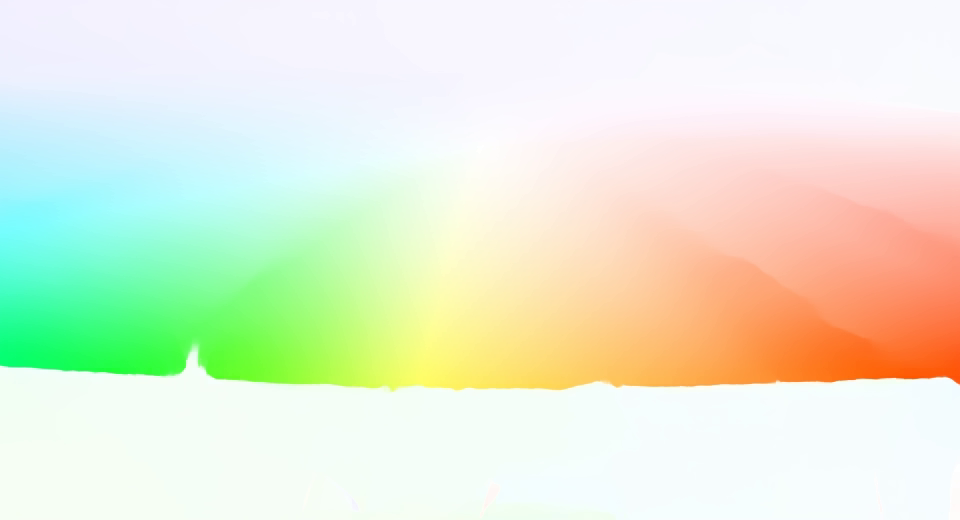
#> input picture frame 4 of Module_6/RAFT video/RAFT.avi, 960 x 520 px, given in place of trm.169.008.avi, which was not available
$ python fast_detector.py
#> lines starting #> are read from the running program, lines starting #| are printed output that depends on the picture; pictures that were not available may be replaced by others from this repository, and a replacement may not be noted

import cv2 as cv


cap = cv.VideoCapture("./data/city/trm.169.008.avi")
res = True
while res:
    res, im = cap.read()
#> im is the input picture: shape (520, 960, 3); mean B, G, R 213.1, 236.9, 229.3
    if res is False:
        break
    image = cv.cvtColor(im, cv.IMREAD_GRAYSCALE)
    image = cv.resize(image,[540, 480])
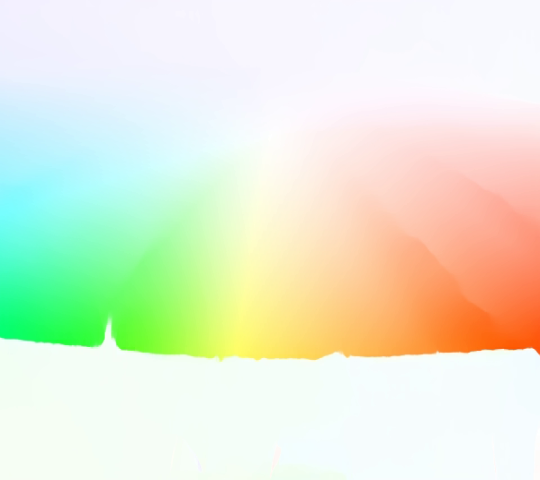
#> image: shape (480, 540, 4); mean B, G, R, A 213.1, 236.9, 229.3, 255
    fast = cv.FastFeatureDetector_create()
    # find and draw the keypoints
    kp = fast.detect(image,None)
#> kp = 34 keypoints; strongest (x, y, size): (532, 348, 7), (347, 356, 7), (122, 349, 7), (437, 351, 7)
    img2 = cv.drawKeypoints(image, kp, None, color=(255,0,255))
    # Print all default params
    cv.putText(img2, "Threshold: {}".format(fast.getThreshold()), (10, 100),
               cv.FONT_HERSHEY_SIMPLEX, 1.0, (0,0,255), 1, cv.LINE_AA)
    cv.putText(img2,  "nonmaxSuppression:{}".format(fast.getNonmaxSuppression()),(10, 200),
               cv.FONT_HERSHEY_SIMPLEX, 1.0, (0,0,255), 1, cv.LINE_AA )
    cv.putText(img2,  "neighborhood: {}".format(fast.getType()),(10, 300),
               cv.FONT_HERSHEY_SIMPLEX, 1.0, (0,0,255), 1, cv.LINE_AA )
    cv.putText(img2,  "Total Keypoints: {}".format(len(kp)),(10, 400),
               cv.FONT_HERSHEY_SIMPLEX, 1.0, (0,0,255), 1, cv.LINE_AA )
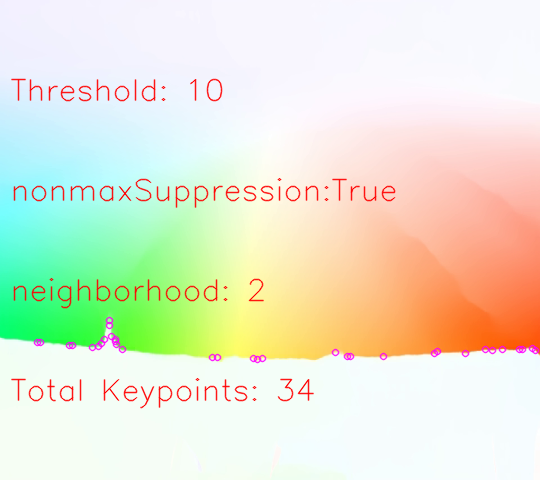
#> img2: shape (480, 540, 4); mean B, G, R, A 210.6, 233.1, 230, 251.1
    # Disable nonmaxSuppression
    fast.setNonmaxSuppression(0)
    kp = fast.detect(image, None)
#> kp = 104 keypoints; strongest (x, y, size): (109, 318, 7), (110, 318, 7), (109, 319, 7), (110, 319, 7)
    img3 = cv.drawKeypoints(image, kp, None, color=(255,0,0))
    cv.putText(img3, "Total Keypoints: {}".format(len(kp)), (10, 100),
               cv.FONT_HERSHEY_SIMPLEX, 1.0, (0,0,255), 1, cv.LINE_AA)
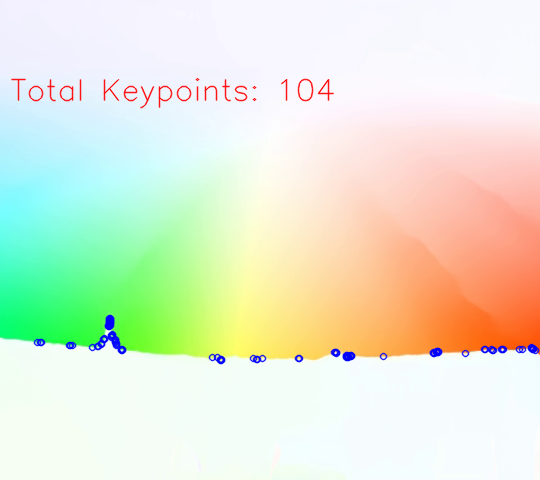
#> img3: shape (480, 540, 4); mean B, G, R, A 212.7, 235, 228.3, 252.9
    img4 = cv.hconcat((img2, img3))
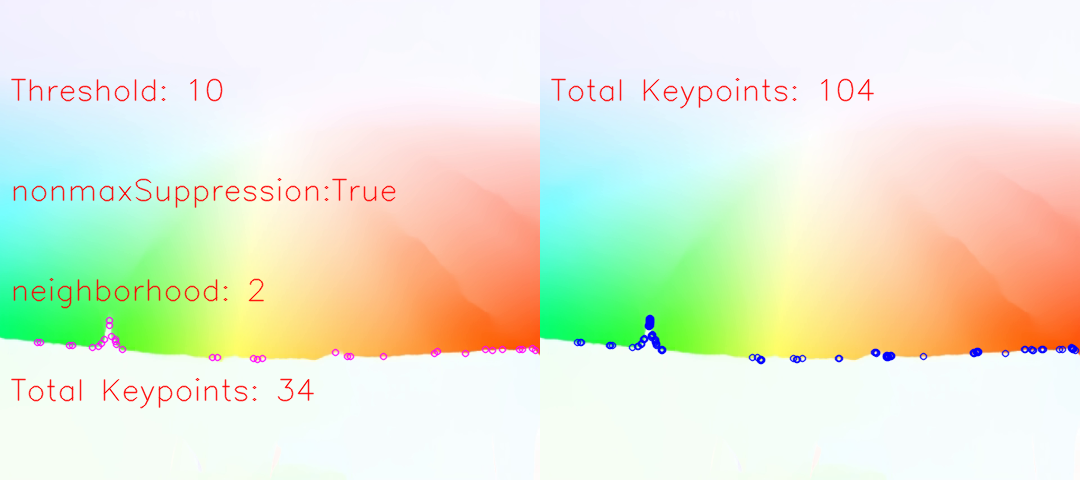
#> img4: shape (480, 1080, 4); mean B, G, R, A 211.6, 234, 229.2, 252
    cv.imshow("fast", img4)
    key = cv.waitKey(10)
#> (key q is pressed here)
    if key == ord("q"):
        break
cv.destroyAllWindows()

$ run again, starting later in the video
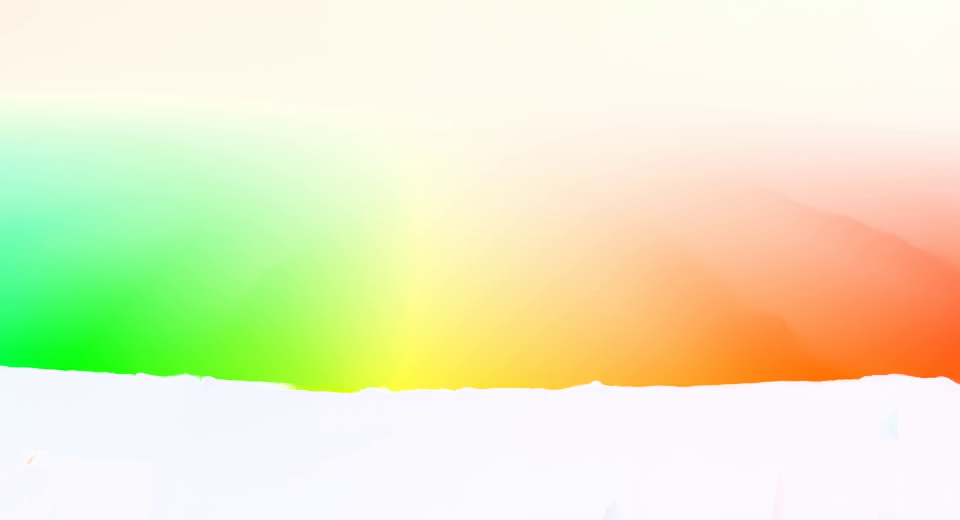
#> input picture frame 21 of Module_6/RAFT video/RAFT.avi, 960 x 520 px, given in place of trm.169.008.avi, which was not available
#> im is the input picture: shape (520, 960, 3); mean B, G, R 198.2, 237.2, 234.4
#> `kp = fast.detect(image,None)`: kp = 30 keypoints; strongest (x, y, size): (486, 347, 7), (529, 347, 7), (482, 349, 7), (531, 348, 7)
#> `cv.putText(img2,  "Total Keypoints: {}".format(len(kp)),(10, 400), cv...`:
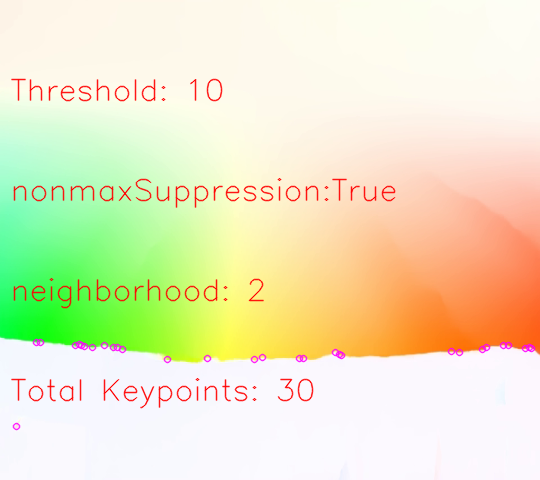
#> img2: shape (480, 540, 4); mean B, G, R, A 196, 233.5, 235, 251.1
#> `kp = fast.detect(image, None)`: kp = 102 keypoints; strongest (x, y, size): (36, 341, 7), (37, 341, 7), (40, 341, 7), (36, 342, 7)
#> `img4 = cv.hconcat((img2, img3))`:
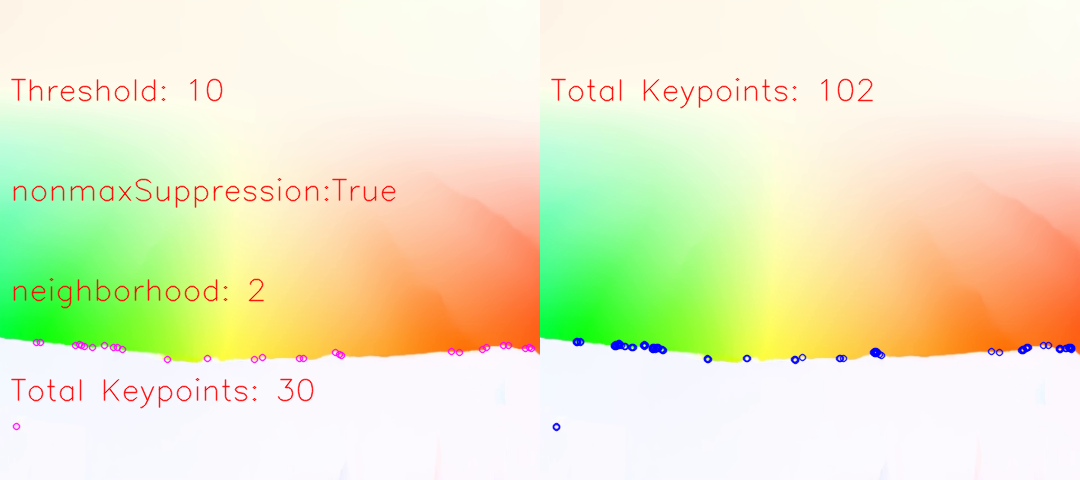
#> img4: shape (480, 1080, 4); mean B, G, R, A 196.9, 234.4, 234.2, 252.1

$ run again, starting later in the video
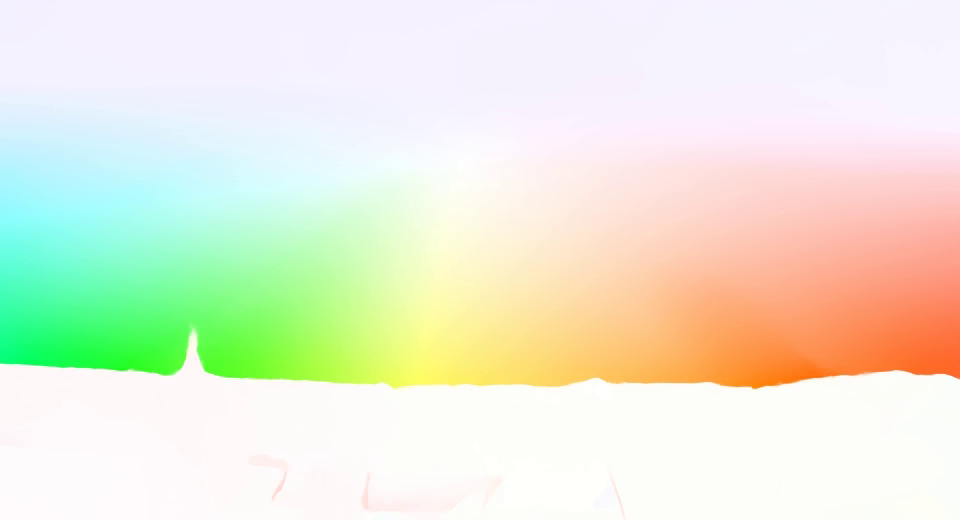
#> input picture frame 38 of Module_6/RAFT video/RAFT.avi, 960 x 520 px, given in place of trm.169.008.avi, which was not available
#> im is the input picture: shape (520, 960, 3); mean B, G, R 216.6, 236.8, 233.5
#> `kp = fast.detect(image,None)`: kp = 39 keypoints; strongest (x, y, size): (425, 358, 7), (515, 345, 7), (421, 357, 7), (336, 349, 7)
#> `cv.putText(img2,  "Total Keypoints: {}".format(len(kp)),(10, 400), cv...`:
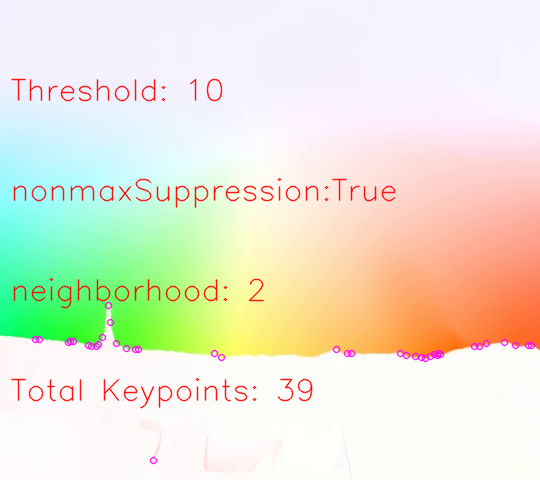
#> img2: shape (480, 540, 4); mean B, G, R, A 214.1, 232.9, 234.1, 251
#> `kp = fast.detect(image, None)`: kp = 130 keypoints; strongest (x, y, size): (108, 303, 7), (108, 304, 7), (108, 305, 7), (109, 305, 7)
#> `img4 = cv.hconcat((img2, img3))`:
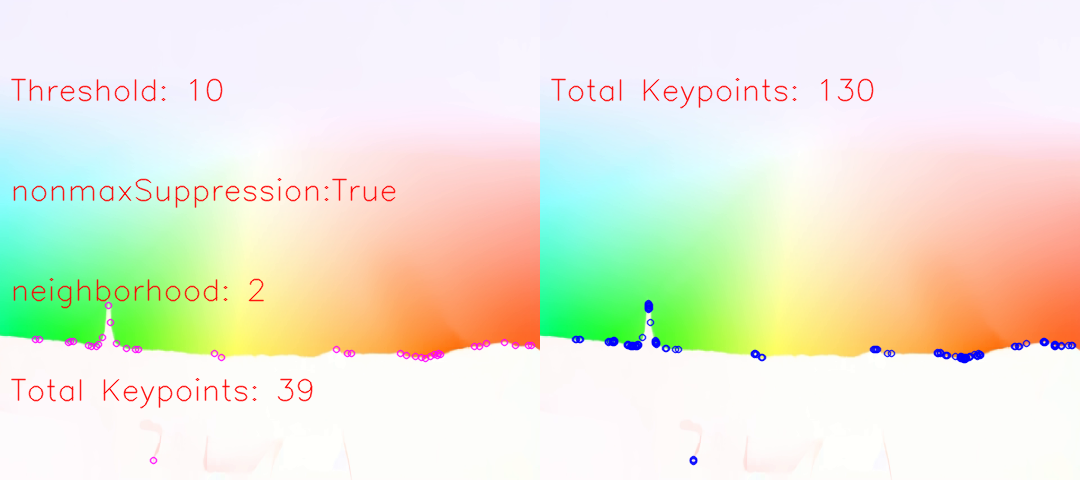
#> img4: shape (480, 1080, 4); mean B, G, R, A 215.2, 233.8, 233.2, 251.8
